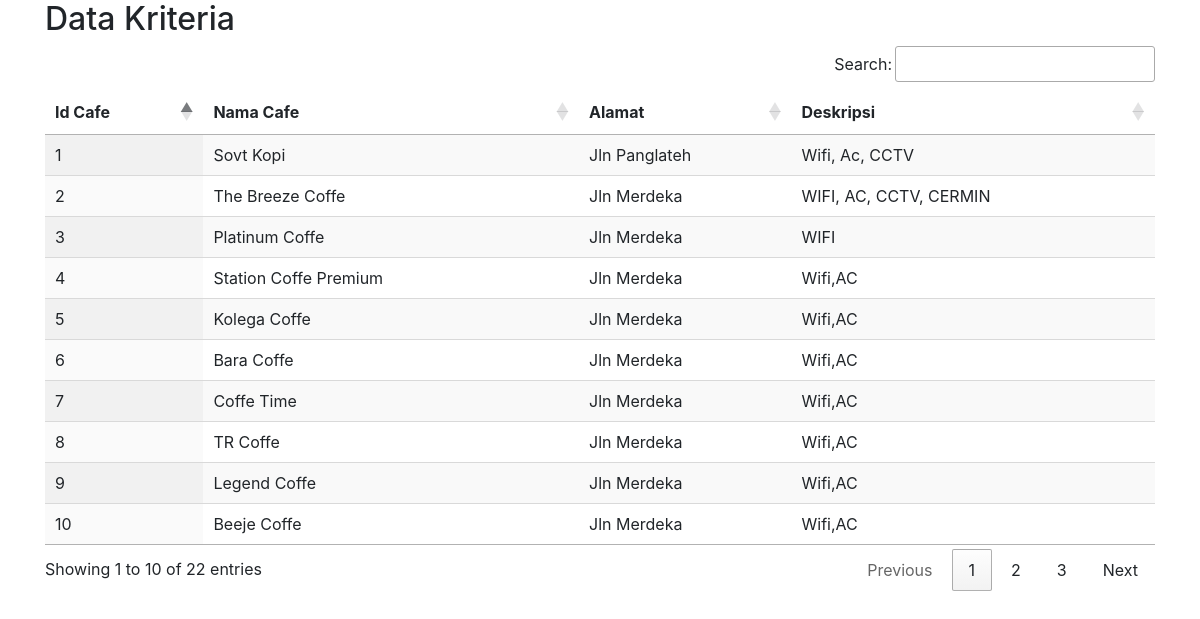
The page /proses/excafe.php on the database its author committed.
### tables this page shows
CREATE TABLE IF NOT EXISTS `cafes` (
  `id_cafe` int(11) NOT NULL AUTO_INCREMENT,
  `nm_cafe` varchar(100) DEFAULT NULL,
  `inisial_cafe` varchar(100) DEFAULT NULL,
  `alamat` varchar(100) DEFAULT NULL,
  `deskripsi` text,
  PRIMARY KEY (`id_cafe`) USING BTREE
);

### proses/excafe.php (the view, shortened to what this page needs)
<?php
require 'koneksi.php';
$sql = mysqli_query($conn, "SELECT * FROM cafes");
?>
<!DOCTYPE html>
<html lang="en">
<head>
    <link rel="stylesheet" href="https://maxcdn.bootstrapcdn.com/bootstrap/4.5.2/css/bootstrap.min.css">
    <link rel="stylesheet" href="https://cdn.datatables.net/1.13.6/css/jquery.dataTables.min.css">
    <link rel="stylesheet" href="https://cdn.datatables.net/buttons/2.4.1/css/buttons.dataTables.min.css">
</head>
<body>
    <div class="container">
        <h2>Data Kriteria</h2>
        <div class="data-tables datatable-dark">
            <table id="example" class="display" style="width:100%">
                <thead>
                    <tr>
                        <th>Id Cafe</th>
                        <th>Nama Cafe</th>
                        <th>Alamat</th>
                        <th>Deskripsi</th>
                    </tr>
                </thead>
                <tbody>
                    <?php
                    while ($data = mysqli_fetch_array($sql)) {
                        $id_cafe = $data['id_cafe'];
                        $nm_cafe = $data['nm_cafe'];
                        $alamat = $data['alamat'];
                        $deskripsi = $data['deskripsi'];
                        ?>
                        <tr>
                            <td><?= $id_cafe; ?></td>
                            <td><?= $nm_cafe; ?></td>
                            <td><?= $alamat; ?></td>
                            <td><?= $deskripsi; ?></td>
                        </tr>
                        <?php
                    }
                    ?>
                </tbody>
            </table>
        </div>
    </div>
</body>
</html>

### rows shown on the page
cafes: id_cafe "1", nm_cafe "Sovt Kopi", alamat "Jln Panglateh", deskripsi "Wifi, Ac, CCTV"
cafes: id_cafe "2", nm_cafe "The Breeze Coffe", alamat "Jln Merdeka", deskripsi "WIFI, AC, CCTV, CERMIN"
cafes: id_cafe "3", nm_cafe "Platinum Coffe", alamat "Jln Merdeka", deskripsi "WIFI"
cafes: id_cafe "4", nm_cafe "Station Coffe Premium", alamat "Jln Merdeka", deskripsi "Wifi,AC"
cafes: id_cafe "5", nm_cafe "Kolega Coffe", alamat "Jln Merdeka", deskripsi "Wifi,AC"
cafes: id_cafe "6", nm_cafe "Bara Coffe", alamat "Jln Merdeka", deskripsi "Wifi,AC"
cafes: id_cafe "7", nm_cafe "Coffe Time", alamat "Jln Merdeka", deskripsi "Wifi,AC"
cafes: id_cafe "8", nm_cafe "TR Coffe", alamat "Jln Merdeka", deskripsi "Wifi,AC"
cafes: id_cafe "9", nm_cafe "Legend Coffe", alamat "Jln Merdeka", deskripsi "Wifi,AC"
cafes: id_cafe "10", nm_cafe "Beeje Coffe", alamat "Jln Merdeka", deskripsi "Wifi,AC"
